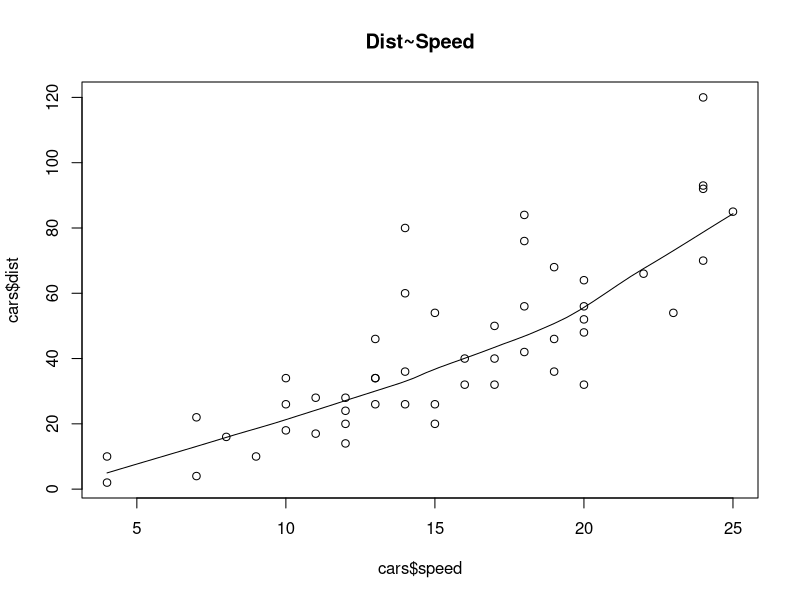
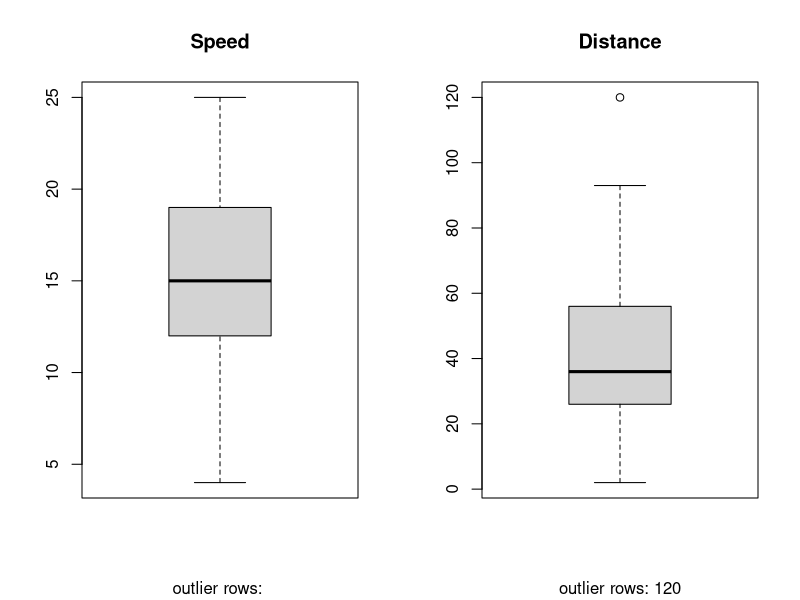
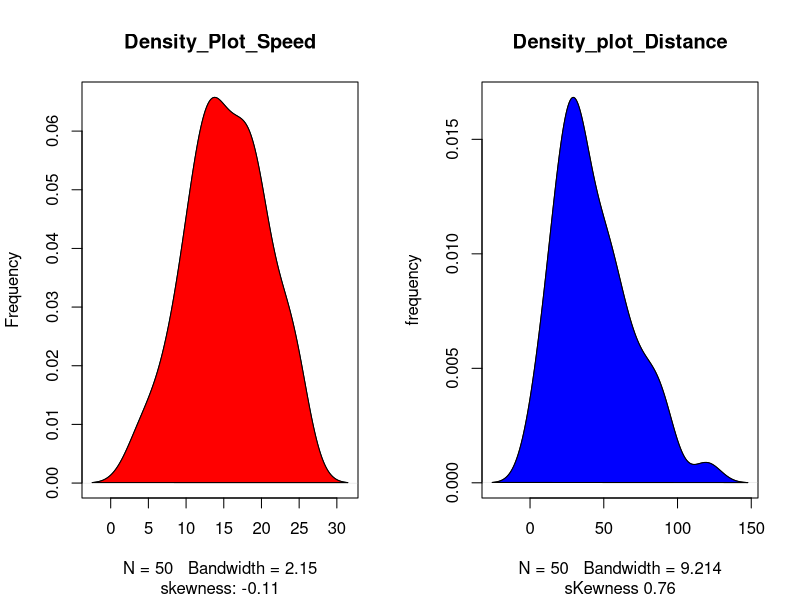

The R source for these figures, in order:

data("cars")
head(cars)
scatter.smooth(x = cars$speed, y = cars$dist, main="Dist~Speed")  
par(mfrow= c(1, 2))
boxplot(cars$speed, main="Speed", sub = paste("outlier rows:", boxplot.stats(cars$speed)$out ))
boxplot(cars$dist, main = "Distance", sub= paste("outlier rows:", boxplot.stats(cars$dist)$out))
library(e1071)
par(mfrow= c(1, 2))
plot(density(cars$speed), main= "Density_Plot_Speed", y="Frequency", sub = paste("skewness:", round(e1071::skewness(cars$speed), 2) ))
polygon(density(cars$speed), col = 'red')
plot(density(cars$dist), main = "Density_plot_Distance", y = "frequency", sub = paste("sKewness", round(e1071::skewness(cars$dist), 2)))
polygon(density(cars$dist), col = 'blue')
linearMod<- lm(dist~speed, data = cars)
print(linearMod)
summary(linearMod)
